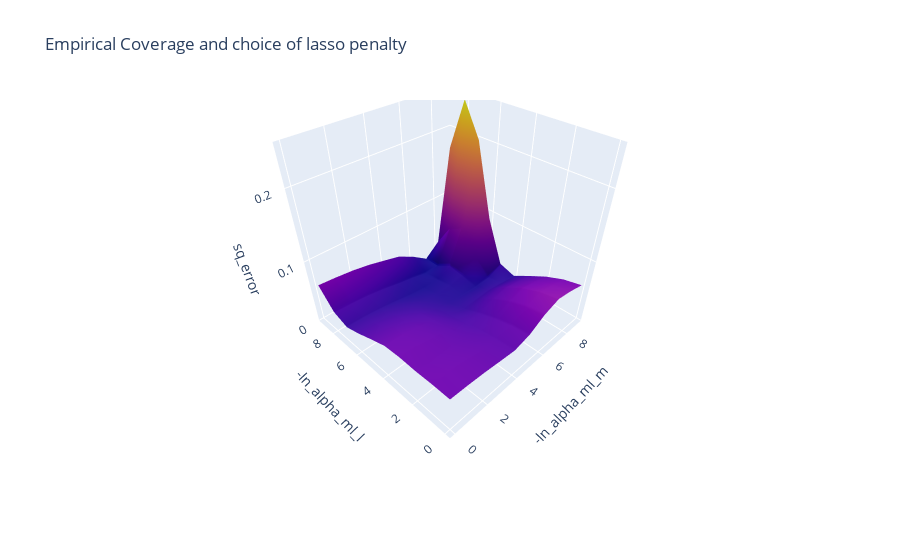

This figure's notebook cell:
### Markdown cell above
## Causal estimation vs. lasso penalty $\lambda$ 


### Estimation quality vs. $\lambda$

We plot the mean squared error for the causal estimator $MSE(\theta) = \frac{1}{R} (\hat{\theta}_0 - \theta_0)^2$ over a grid of $\lambda=(\lambda_{\ell_0}, \lambda_{m_0})$ values for the nuisance component $\ell_0(X) = E[Y|X]$ (predict $Y$ based on $X$) and $m_0(X) = E[D|X]$ (predict $D$ based on $X$). $R$ is the number of repetitions.

### Code cell
df_agg = df_results.groupby(['alpha_ml_l', 'alpha_ml_m']).mean(numeric_only = True).reset_index()
# Take logarithm of alphas
df_agg['ln_alpha_ml_l'] = np.log(df_agg['alpha_ml_l'])
df_agg['ln_alpha_ml_m'] = np.log(df_agg['alpha_ml_m'])

measure_col = 'sq_error'

# Choose columns for x-axis and y-axis (either alpha values or nuisance error)
(x_col, y_col) = 'ln_alpha_ml_m', 'ln_alpha_ml_l'

camera = dict(
    up=dict(x=0, y=0, z=1),
    center=dict(x=0, y=0, z=-0.28),
    eye=dict(x=-1.25, y=-1.25, z=1.25)
)

layout = go.Layout(autosize = False, width = 700, height = 700)


this_df = df_agg
val_list = this_df.loc[:, [x_col, y_col, measure_col]].pivot(index=x_col, columns=y_col, values=measure_col).values

fig = go.Figure(data=[go.Surface(contours = {"z": {"show": True, "start": 0.95, "end": 1, "size": 0.05}},
                                z=val_list, showscale = False)])
fig.update_layout(
    scene = dict(xaxis_title=f"-{x_col}",
                yaxis_title=f"-{y_col}",
                zaxis_title=measure_col), scene_camera=camera, title=f'Empirical Coverage and choice of lasso penalty')

fig.show()

### Figure 1 — Plotly figure (JSON) as saved in the notebook; plotly's stock layout.template omitted (floating-point values rounded to 4 significant figures)
{"data": [{"contours": {"z": {"end": 1, "show": true, "size": 0.05, "start": 0.95}}, "showscale": false, "type": "surface", "z": [[0.05361, 0.05226, 0.05004, 0.04677, 0.04383, 0.05022, 0.06474, 0.07288, 0.06892, 0.06273], [0.05385, 0.05237, 0.04985, 0.04605, 0.04216, 0.04725, 0.06065, 0.06814, 0.06363, 0.05685], [0.05272, 0.05095, 0.04798, 0.04325, 0.03793, 0.04086, 0.05234, 0.05843, 0.0535, 0.04641], [0.05348, 0.05135, 0.04744, 0.04101, 0.0331, 0.03202, 0.0396, 0.04338, 0.03868, 0.03238], [0.05157, 0.04951, 0.04487, 0.03739, 0.0275, 0.0216, 0.02314, 0.02367, 0.02012, 0.0174], [0.04235, 0.04082, 0.03698, 0.0311, 0.02307, 0.01642, 0.01379, 0.01179, 0.01497, 0.02538], [0.0324, 0.03139, 0.02859, 0.02425, 0.01897, 0.01492, 0.01489, 0.01866, 0.0432, 0.09143], [0.0245, 0.02358, 0.021, 0.01731, 0.01274, 0.009997, 0.0111, 0.02252, 0.07917, 0.1993], [0.03362, 0.03208, 0.02937, 0.02511, 0.01927, 0.01446, 0.007802, 0.007767, 0.06532, 0.2446], [0.06264, 0.06026, 0.05702, 0.05214, 0.04547, 0.03851, 0.02433, 0.0065, 0.026, 0.1724]]}], "layout": {"scene": {"camera": {"center": {"x": 0, "y": 0, "z": -0.28}, "eye": {"x": -1.25, "y": -1.25, "z": 1.25}, "up": {"x": 0, "y": 0, "z": 1}}, "xaxis": {"title": {"text": "-ln_alpha_ml_m"}}, "yaxis": {"title": {"text": "-ln_alpha_ml_l"}}, "zaxis": {"title": {"text": "sq_error"}}}, "title": {"text": "Empirical Coverage and choice of lasso penalty"}}}
